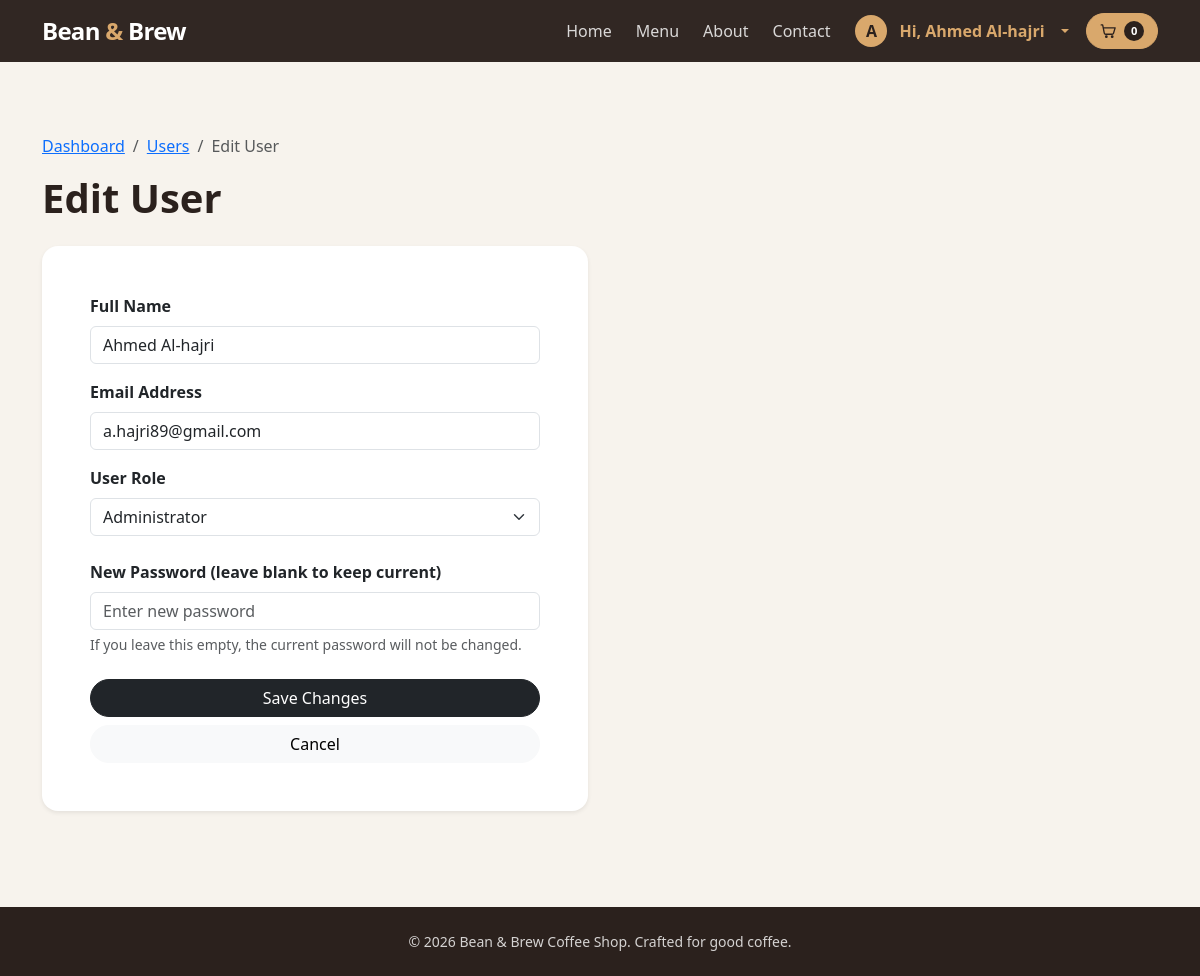
/admin_edit_user.php?id=2 (signed in), run on the app's committed database.
### tables this page shows
CREATE TABLE users (
    id INTEGER PRIMARY KEY AUTOINCREMENT,
    name TEXT NOT NULL,
    email TEXT NOT NULL UNIQUE,
    password TEXT NOT NULL,
    created_at DATETIME DEFAULT CURRENT_TIMESTAMP
, role TEXT DEFAULT 'user');

### public/admin_edit_user.php (the view, shortened to what this page needs)
<?php
require_once "../includes/config.php";
$user_id = $_GET['id'] ?? null;
$user = null;
if ($user_id) {
    $stmt = $pdo->prepare("SELECT * FROM users WHERE id = ?");
    $stmt->execute([$user_id]);
    $user = $stmt->fetch();
}
$success = false;
include "../includes/header.php";
?>
<section class="container py-4 py-lg-5">
    <div class="mb-4">
        <nav aria-label="breadcrumb">
            <ol class="breadcrumb">
                <li class="breadcrumb-item"><a href="admin_dashboard.php">Dashboard</a></li>
                <li class="breadcrumb-item"><a href="admin_users.php">Users</a></li>
                <li class="breadcrumb-item active" aria-current="page">Edit User</li>
            </ol>
        </nav>
        <h1 class="display-6 fw-bold">Edit User</h1>
    </div>
    <?php if ($success): ?>
        <div class="alert alert-success">
            User updated successfully! <a href="admin_users.php">Back to list</a>
        </div>
    <?php else: ?>
        <div class="row">
            <div class="col-lg-6">
                <article class="card border-0 shadow-sm rounded-4">
                    <div class="card-body p-4 p-lg-5">
                        <form action="" method="POST">
                            <div class="mb-3">
                                <label for="name" class="form-label fw-semibold">Full Name</label>
                                <input type="text" name="name" id="name" class="form-control" value="<?php echo htmlspecialchars($user['name']); ?>" required>
                            </div>
                            <div class="mb-3">
                                <label for="email" class="form-label fw-semibold">Email Address</label>
                                <input type="email" name="email" id="email" class="form-control" value="<?php echo htmlspecialchars($user['email']); ?>" required>
                            </div>
                            <div class="mb-4">
                                <label for="role" class="form-label fw-semibold">User Role</label>
                                <select name="role" id="role" class="form-select">
                                    <option value="admin" <?php echo $user['role'] === 'admin' ? 'selected' : ''; ?>>Administrator</option>
                                </select>
                            </div>
                            <div class="mb-4">
                                <label for="password" class="form-label fw-semibold">New Password (leave blank to keep current)</label>
                                <input type="password" name="password" id="password" class="form-control" placeholder="Enter new password">
                                <div class="form-text">If you leave this empty, the current password will not be changed.</div>
                            </div>
                            <div class="d-grid gap-2">
                                <button type="submit" class="btn btn-dark rounded-pill px-4">Save Changes</button>
                                <a href="admin_users.php" class="btn btn-light rounded-pill">Cancel</a>
                            </div>
                        </form>
                    </div>
                </article>
            </div>
        </div>
    <?php endif; ?>
</section>
<?php include "../includes/footer.php"; ?>

### includes/header.php (style rules this page uses)
:root { --coffee-ink: #2b211d; --coffee-brown: #56392d; --coffee-gold: #d9a86c; --coffee-cream: #f7f3ed; }
body { background: var(--coffee-cream); color: var(--coffee-ink); min-height: 100vh; display: flex; flex-direction: column; }

### data on the page
users: name "Ahmed Al-hajri", email "a.hajri89@gmail.com", role "Administrator"

### other printed values
substr($account_name, 0, 1) "A"
$account_name "Ahmed Al-hajri"
